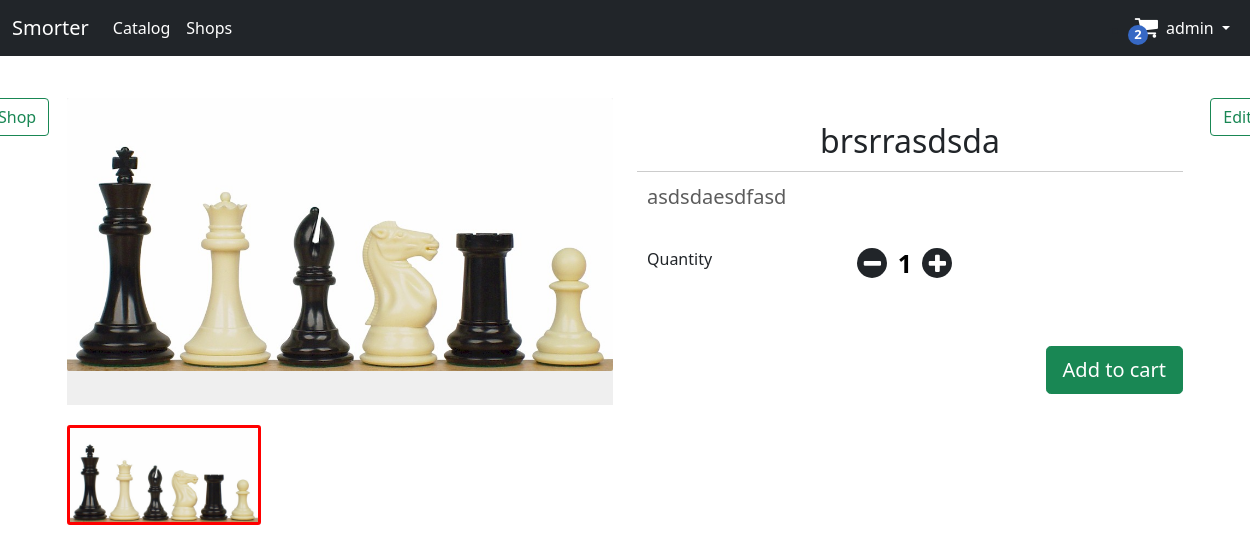
The app's page /item/3/ (signed in), older data.
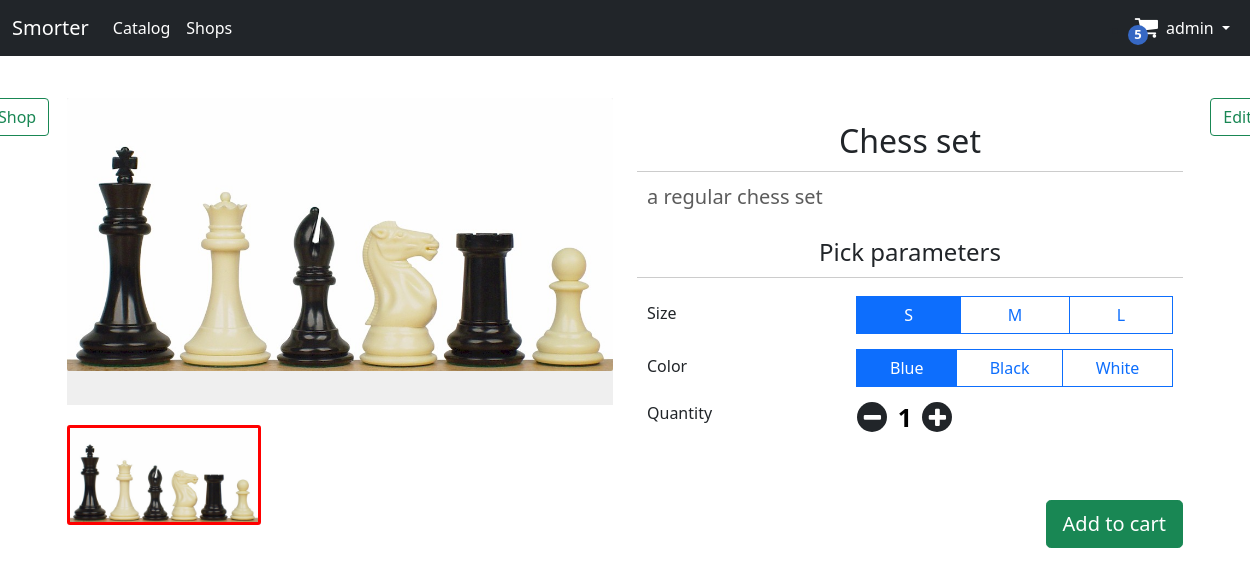
The same page, newer data.
### eshop/models.py (models this page shows, shortened)
class SmorterUser(models.Model):
    user = models.OneToOneField(User, unique=True, null=False, blank=False, on_delete=models.CASCADE)
    groups = models.ManyToManyField(SmorterGroup)
    class Meta:
        ordering = ["user"]

class Cart(models.Model):
    user = models.OneToOneField(SmorterUser, unique=True, null=False, blank=False, on_delete=models.CASCADE)
    items = models.ManyToManyField(OrderedItem, null=True, blank=True)

class Item(models.Model):
    shop = models.ForeignKey(Shop, null=False, blank=False, on_delete=models.CASCADE)
    title = models.CharField(max_length=150, blank=False, null=False)
    description = models.TextField(blank=True, null=True)
    path = models.CharField(max_length=200, blank=False, null=False)
    price = models.DecimalField(decimal_places=2, max_digits=9, blank=False, null=False)
    specs = models.CharField(max_length=1000, default={})
    class Meta:
        ordering = ["shop", "path"]

class ItemImage(models.Model):
    item = models.ForeignKey(Item, null=False, blank=False, on_delete=models.CASCADE)
    image = models.ImageField(width_field='image_width', height_field='image_height', upload_to=item_img_path, null=False, blank=False)
    image_width = models.IntegerField(null=True)
    image_height = models.IntegerField(null=True)
    alt = models.CharField(max_length=50, default="item_image")

### eshop/views.py (the view)
# urls.py: path('item/<int:id>/', views.view_item, name="view_item"),
def view_item(request, id):
    item = get_object_or_404(Item, id=id)
    if request.method == 'POST':
        form_input = {**request.POST}
        print(form_input)
        oitem = OrderedItem.objects.create(item=item, specs=form_input["specs"][0], count=form_input["qty"][0])
        request.user.smorteruser.cart.items.add(oitem)
        return HttpResponseRedirect(f"/item/{item.id}/")
    return render(request, "eshop/item/view.html", {"item": item})

### eshop/templatetags/tags.py (called while the page is built)
@register.filter(name='item_image')
def item_image(value):
    if len(value):
        return value[0].image.url

@register.filter(name='item_specs')
def item_specs(item):
    options = json.loads(item.item.specs)
    print(options, item.specs)
    return [[attr, json.loads(item.specs)[i]] for i, attr in enumerate(options)]

@register.filter(name='cart_total')
def cart_total(cart):
    return sum([x.item.price * x.count for x in cart.items.all()])

@register.filter(name='attr')
def attr(value, arg):
    if value:
        return value.get(arg)

@register.filter(name='jsonParse')
def json_parse(value):
    if value:
        return json.loads(value)

@register.filter(name="is_admin")
def is_admin(user, shop):
    return is_shop_admin(user, shop)

### eshop/views.py (called while the page is built)
def is_shop_admin(user, shop):
    return user.is_authenticated and shop.admin_group in user.smorteruser.groups.all()

### eshop/templates/eshop/item/view.html (shortened to what this page needs)
{% extends "base.html" %}
{% load tags %}
{% load static %}
{% block content %}
    <div class="container editable">
        <div class="row">
            <div class="col-md-6">
            <div class="img-wrapper">
                <div>
                    {% if item.itemimage_set.all|item_image %}
                        <img id="main-img" src="{{ item.itemimage_set.all|item_image }}" alt="{{ item.title }}">
                    {% else %}
                        <img id="main-img" src="{% static 'img/item-placehloder.png' %}" alt="{{ item.title }}">
                    {% endif %}
                </div>
            </div>
            <div class="img-holder">
                {% for img in item.itemimage_set.all %}
                    <img src="{{ img.image.url }}" alt="{{ item.alt }}">
                {% endfor %}
            </div>
            </div>
            <div class="col-md-6">
                <br>
                <h2 class="item-view-title text-center">{{ item.title }}</h2>
                <p class="item-description">{{ item.description }}</p>
                {% if item.specs|jsonParse %}
                    <h5 class="specs-title">Pick parameters</h5>
                {% endif %}
                <form method="POST">
                    <div id="specs">
                        {% for spec in item.specs|jsonParse %}
                            <div class="form-group specs-box">
                                <h6 class="" >{{ spec }}</h6>
                                <div class="btn-group" role="group" aria-label="Basic radio toggle button group{{ spec }}">
                                    {% for option in item.specs|jsonParse|attr:spec %}
                                        <label class="btn btn-outline-primary" onClick="click_radio(this)" for="btnradio{{ option }}">{{ option }}</label>
                                    {% endfor %}
                                </div>
                            </div>
                        {% endfor %}
                        <div class="form-group specs-box">
                                <h6>Quantity</h6>
                                <div class="qty">
                                    <div class="minus bg-dark"><i onClick="click_minus()" class="fa fa-minus count-icon"></i></div>
                                    <div class="count">1</div>
                                    <div class="minus bg-dark"><i onclick="click_plus()" class="fa fa-plus count-icon"></i></div>
                                </div>
                            </div>
                    </div>
                    <br><br>
                    <div class="text-end">
                        {% if user.is_authenticated %}
                            <button type="sdfsdsubmit" class="btn btn-success btn-lg">Add to cart</button>
                        {% else %}
                            <a href="{% url 'login' %}" class="btn btn-success btn-lg">Login</a>
                        {% endif %}
                    </div>
                </form>
            </div>
        </div>
        {% if user|is_admin:item.shop %}
            <a class="edit-btn btn btn-outline-success" href="{% url 'edit_item' item.shop.id item.id %}">Edit</a>
        {% endif %}
        <a class="shop-btn btn btn-outline-success" href="{% url 'view_shop' item.shop.id %}">Shop</a>
    </div>
{% endblock %}

### eshop/templates/navbar.html (shortened to what this page needs)
{% load tags %}
<nav class="navbar navbar-expand-lg navbar-dark bg-dark">
  <div class="container-fluid">
    <a class="navbar-brand" href="{% url "home" %}">Smorter</a>
    <div class="collapse navbar-collapse" id="navbarSupportedContent">
      <ul class="navbar-nav me-auto mb-2 mb-lg-0">
        <li class="nav-item">
          <a class="nav-link active" href="{% url 'catalog' %}">Catalog</a>
        </li>
        <li class="nav-item">
          <a class="nav-link active" href="#">Shops</a>
        </li>
      </ul>
        {% if user.is_authenticated %}
        <li class="cart" id="cart">
          <i onclick="show_cart()" class="fa fa-shopping-cart"></i>
          <div class="cart-item-count" onclick="show_cart()" >{{ user.smorteruser.cart.items.count }}</div>
        </li>
        <li class="nav-item dropdown navbar-nav">
          <a class="nav-link dropdown-toggle active" href="#" id="navbarDropdown" role="button" data-bs-toggle="dropdown" aria-expanded="false">
            {{user.username}}
          </a>
        </li>
        {% endif %}
    </div>
  </div>
</nav>

Row changes from the older to the newer data that the page shows:
changed Item: title "brsrrasdsda" → "Chess set"; description "asdsdaesdfasd" → "a regular chess set"
Text that changed along with them:
{{ user.smorteruser.cart.items.count }}: "2" → "5"
text now shown: "Pick parameters"
new list line: "Size S M L"
new list line: "Color Blue Black White"
